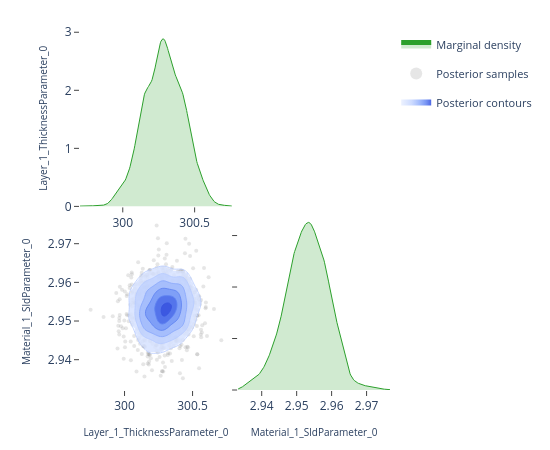

The notebook cell this image was saved under:
### Code cell
# ---- Pairwise focus: thickness vs SLD ---------------------------------------
# A 2-parameter corner plot zooms in on the joint posterior for a specific
# pair.  This is the same view the EasyReflectometryApp's "2D Heatmap"
# sub-tab uses to inspect parameter degeneracies.


params_of_interest = ['Layer_1_ThicknessParameter_0', 'Material_1_SldParameter_0']
idx = [posterior.param_names.index(p) for p in params_of_interest]
subset_draws = np.asarray(posterior.draws)[:, idx]

fig = plot_corner(subset_draws, params_of_interest)
fig.show()

### Figure 1 — Plotly figure (JSON) as saved in the notebook; plotly's stock layout.template omitted (floating-point values rounded to 4 significant figures; data arrays with more than 128 entries replaced by an {"elided": "..."} marker saying what was removed)
{"data": [{"fill": "tozeroy", "fillcolor": "rgba(44, 160, 44, 0.22)", "hoverinfo": "skip", "legendgroup": "marginal", "line": {"color": "rgb(44, 160, 44)", "width": 1}, "mode": "lines", "name": "Marginal density", "showlegend": true, "type": "scatter", "x": {"elided": "256 float values"}, "xaxis": "x", "y": {"elided": "256 float values"}, "yaxis": "y"}, {"hoverinfo": "skip", "legendgroup": "scatter", "marker": {"color": "rgba(140, 140, 140, 0.22)", "size": 4}, "mode": "markers", "name": "Posterior samples", "showlegend": true, "type": "scatter", "x": {"elided": "880 float values"}, "xaxis": "x3", "y": {"elided": "880 float values"}, "yaxis": "y3", "zorder": 0}, {"colorscale": [[0.0, "rgba(224, 233, 255, 0.62)"], [0.35, "rgba(183, 203, 255, 0.70)"], [0.6, "rgba(138, 169, 252, 0.78)"], [0.82, "rgba(96, 131, 242, 0.84)"], [1.0, "rgba(58, 86, 224, 0.90)"]], "connectgaps": false, "contours": {"coloring": "fill", "end": 171.7, "showlabels": false, "showlines": false, "size": 27.11, "start": 36.14}, "hoverinfo": "skip", "legendgroup": "contour", "name": "Posterior contours", "showlegend": true, "showscale": false, "type": "contour", "x": [299.7, 299.7, 299.7, 299.7, 299.8, 299.8, 299.8, 299.8, 299.8, 299.8, 299.8, 299.8, 299.9, 299.9, 299.9, 299.9, 299.9, 299.9, 299.9, 300.0, 300.0, 300.0, 300.0, 300.0, 300.0, 300.0, 300.1, 300.1, 300.1, 300.1, 300.1, 300.1, 300.1, 300.1, 300.2, 300.2, 300.2, 300.2, 300.2, 300.2, 300.2, 300.3, 300.3, 300.3, 300.3, 300.3, 300.3, 300.3, 300.3, 300.4, 300.4, 300.4, 300.4, 300.4, 300.4, 300.4, 300.5, 300.5, 300.5, 300.5, 300.5, 300.5, 300.5, 300.5, 300.6, 300.6, 300.6, 300.6, 300.6, 300.6, 300.6, 300.7, 300.7, 300.7, 300.7, 300.7, 300.7, 300.7, 300.7, 300.8], "xaxis": "x3", "y": [2.933, 2.934, 2.934, 2.935, 2.935, 2.936, 2.937, 2.937, 2.938, 2.938, 2.939, 2.939, 2.94, 2.94, 2.941, 2.941, 2.942, 2.943, 2.943, 2.944, 2.944, 2.945, 2.945, 2.946, 2.946, 2.947, 2.948, 2.948, 2.949, 2.949, 2.95, 2.95, 2.951, 2.951, 2.952, 2.952, 2.953, 2.954, 2.954, 2.955, 2.955, 2.956, 2.956, 2.957, 2.957, 2.958, 2.959, 2.959, 2.96, 2.96, 2.961, 2.961, 2.962, 2.962, 2.963, 2.963, 2.964, 2.965, 2.965, 2.966, 2.966, 2.967, 2.967, 2.968, 2.968, 2.969, 2.97, 2.97, 2.971, 2.971, 2.972, 2.972, 2.973, 2.973, 2.974, 2.975, 2.975, 2.976, 2.976, 2.977], "yaxis": "y3", "z": {"elided": "80x80 float values"}, "zmax": 171.7, "zmin": 36.14, "zorder": 1}, {"colorscale": [[0.0, "rgba(183, 203, 255, 0.94)"], [0.35, "rgba(183, 203, 255, 0.94)"], [0.35, "rgba(138, 169, 252, 0.95)"], [0.6, "rgba(138, 169, 252, 0.95)"], [0.6, "rgba(96, 131, 242, 0.96)"], [0.82, "rgba(96, 131, 242, 0.96)"], [0.82, "rgba(58, 86, 224, 0.98)"], [1.0, "rgba(58, 86, 224, 0.98)"]], "contours": {"coloring": "lines", "end": 171.7, "showlabels": false, "size": 27.11, "start": 36.14}, "hoverinfo": "skip", "legendgroup": "contour", "line": {"width": 0.9}, "showlegend": false, "showscale": false, "type": "contour", "x": [299.7, 299.7, 299.7, 299.7, 299.8, 299.8, 299.8, 299.8, 299.8, 299.8, 299.8, 299.8, 299.9, 299.9, 299.9, 299.9, 299.9, 299.9, 299.9, 300.0, 300.0, 300.0, 300.0, 300.0, 300.0, 300.0, 300.1, 300.1, 300.1, 300.1, 300.1, 300.1, 300.1, 300.1, 300.2, 300.2, 300.2, 300.2, 300.2, 300.2, 300.2, 300.3, 300.3, 300.3, 300.3, 300.3, 300.3, 300.3, 300.3, 300.4, 300.4, 300.4, 300.4, 300.4, 300.4, 300.4, 300.5, 300.5, 300.5, 300.5, 300.5, 300.5, 300.5, 300.5, 300.6, 300.6, 300.6, 300.6, 300.6, 300.6, 300.6, 300.7, 300.7, 300.7, 300.7, 300.7, 300.7, 300.7, 300.7, 300.8], "xaxis": "x3", "y": [2.933, 2.934, 2.934, 2.935, 2.935, 2.936, 2.937, 2.937, 2.938, 2.938, 2.939, 2.939, 2.94, 2.94, 2.941, 2.941, 2.942, 2.943, 2.943, 2.944, 2.944, 2.945, 2.945, 2.946, 2.946, 2.947, 2.948, 2.948, 2.949, 2.949, 2.95, 2.95, 2.951, 2.951, 2.952, 2.952, 2.953, 2.954, 2.954, 2.955, 2.955, 2.956, 2.956, 2.957, 2.957, 2.958, 2.959, 2.959, 2.96, 2.96, 2.961, 2.961, 2.962, 2.962, 2.963, 2.963, 2.964, 2.965, 2.965, 2.966, 2.966, 2.967, 2.967, 2.968, 2.968, 2.969, 2.97, 2.97, 2.971, 2.971, 2.972, 2.972, 2.973, 2.973, 2.974, 2.975, 2.975, 2.976, 2.976, 2.977], "yaxis": "y3", "z": {"elided": "80x80 float values"}, "zmax": 171.7, "zmin": 36.14, "zorder": 2}, {"fill": "tozeroy", "fillcolor": "rgba(44, 160, 44, 0.22)", "hoverinfo": "skip", "legendgroup": "marginal", "line": {"color": "rgb(44, 160, 44)", "width": 1}, "mode": "lines", "name": "Marginal density", "showlegend": false, "type": "scatter", "x": {"elided": "256 float values"}, "xaxis": "x4", "y": {"elided": "256 float values"}, "yaxis": "y4"}], "layout": {"height": 450, "legend": {"font": {"size": 11}, "itemsizing": "constant", "orientation": "v", "x": 1.02, "xanchor": "left", "y": 1.0, "yanchor": "top"}, "margin": {"b": 60, "l": 80, "r": 160, "t": 30}, "plot_bgcolor": "white", "showlegend": true, "width": 550, "xaxis": {"anchor": "y", "domain": [0.0, 0.49], "showgrid": false, "ticks": "outside", "zeroline": false}, "xaxis2": {"anchor": "y2", "domain": [0.51, 1.0], "showgrid": false, "ticks": "outside", "visible": false, "zeroline": false}, "xaxis3": {"anchor": "y3", "domain": [0.0, 0.49], "showgrid": false, "ticks": "outside", "title": {"font": {"size": 10}, "text": "Layer_1_ThicknessParameter_0"}, "zeroline": false}, "xaxis4": {"anchor": "y4", "domain": [0.51, 1.0], "showgrid": false, "ticks": "outside", "title": {"font": {"size": 10}, "text": "Material_1_SldParameter_0"}, "zeroline": false}, "yaxis": {"anchor": "x", "domain": [0.51, 1.0], "showgrid": false, "ticks": "outside", "title": {"font": {"size": 10}, "text": "Layer_1_ThicknessParameter_0"}, "zeroline": false}, "yaxis2": {"anchor": "x2", "domain": [0.51, 1.0], "showgrid": false, "ticks": "outside", "visible": false, "zeroline": false}, "yaxis3": {"anchor": "x3", "domain": [0.0, 0.49], "showgrid": false, "ticks": "outside", "title": {"font": {"size": 10}, "text": "Material_1_SldParameter_0"}, "zeroline": false}, "yaxis4": {"anchor": "x4", "domain": [0.0, 0.49], "showgrid": false, "showticklabels": false, "ticks": "outside", "zeroline": false}}}
